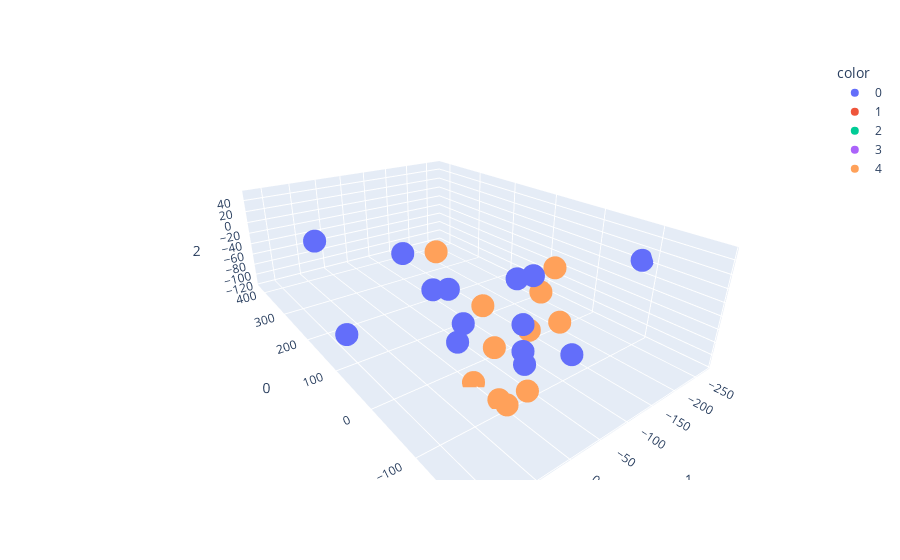

Notebook cell for this chart:
### Markdown cell above
# **SKIP TO NEXT SECTION, IGNORE THIS NLP RELATED CELL)**

# Text-based Dataset **(THIS NLP CELL NEEDS WORK - I AINT GOOD WITH NLP YET)**:
* Common pretrained model that already have good text understanding- Word2Vec

### Code cell
import os
import re
import string
from gensim.models import Word2Vec
from sklearn.cluster import KMeans
import pandas as pd
import numpy as np
from sklearn.manifold import TSNE
from umap import UMAP
import plotly.express as px


# 1. Preprocess the text data
def preprocess_text(text):
    # Lowercase, remove punctuation, and tokenize
    text = text.lower()
    text = re.sub(f"[{re.escape(string.punctuation)}]", "", text)
    words = text.split()
    # Remove stopwords (add a stopword list if needed)
    stopwords = set(["the", "and", "is", "in", "to", "of", "a", "for", "on"])
    words = [word for word in words if word not in stopwords]
    return words


def visualize_text_data_after_autoAnnotation(data_dir, word2vec_model):    
    # 2. Collect data:
    features = []
    labels = []
    for filename in os.listdir(data_dir):
        if ".ipynb_checkpoints" in filename:
            continue
        filepath = os.path.join(data_dir, filename)
        class_name = filename.split("_")[1]
        with open(filepath, "r") as file_data:
            text_data = file_data.readlines()
            text_embedding = get_document_embedding(text_data, word2vec_model)
            features.append(text_embedding)
            labels.append(class_name)

    features = np.array(features )
    labels = np.array(labels)

    # 3. Setup UMAP and visualize features:    
    projection_model = TSNE(n_components=3, random_state=0)  # UMAP(n_components=3, init='random', random_state=0)
    projections = projection_model.fit_transform(features,)
    
    fig = px.scatter_3d(
        projections, x=0, y=1, z=2,
        color=labels  # , labels={'color': 'species'}
    )
    fig.update_traces(marker_size=8)
    fig.show()

def cluster_embeddings(embeddings, eps=0.5, min_samples=5):
    dbscan = DBSCAN(eps=eps, min_samples=min_samples, metric="euclidean")
    labels = dbscan.fit_predict(embeddings)
    return labels

def get_document_embedding(document, model):
        # Average the Word2Vec vectors for all words in the document
        vectors = [model.wv[word] for word in document if word in model.wv]
        return np.mean(vectors, axis=0) if vectors else np.zeros(model.vector_size)

def main_noLabel_textDataset_Annotation(data_dir, n_clusters):
    # 1. Load dataset
    documents = []
    df_row_numbers = []

    data_df = pd.read_csv(os.path.join(data_dir, "text_based_dataset.csv"))  # "your_text_data_folder"
    for index, row in data_df.iterrows():
        documents.append(row["Text"])
        df_row_numbers.append(index)
    print(">>> Step 1 is completed.")
    
    # 2. Initialize Word2Vec model
    word2vec_model = Word2Vec(sentences=documents, vector_size=512, window=5, min_count=1, workers=4)
    print(">>> Step 2 is completed.")
    
    # 3. Generate document embeddings
    # def get_document_embedding(document, model):
    
    document_embeddings = np.array([get_document_embedding(doc, word2vec_model) for doc in documents])
    print(">>> Step 3 is completed.")
    
    # 4. Cluster documents
    n_clusters = n_clusters  # Adjust the number of clusters as needed
    kmeans = KMeans(n_clusters=n_clusters, random_state=42)
    cluster_labels = kmeans.fit_predict(document_embeddings)
    print(">>> Step 4 is completed.")
    
    # 5. Save documents by cluster
    output_dir = os.path.join(data_dir, "text_clustered_articles")
    os.makedirs(output_dir, exist_ok=True)
    
    for i, cluster_label in enumerate(cluster_labels):
        cluster_file = os.path.join(output_dir, f"class_{cluster_label}_{i}.txt")
        with open(cluster_file, "w", encoding="utf-8") as f:
            f.write(f"Original Row from dataframe: {df_row_numbers[i]}\n\n\n")  # Optional: Save file names
            f.write(documents[i])
    print(">>> Step 5 is completed.")
    print(">>> Automatic Annotation has finished.")

    visualize_text_data_after_autoAnnotation(output_dir, word2vec_model)


main_noLabel_textDataset_Annotation(data_dir="./data/text", n_clusters=5)

### Figure 1 — Plotly figure (JSON) as saved in the notebook; plotly's stock layout.template omitted (floating-point values rounded to 4 significant figures; data arrays with more than 128 entries replaced by an {"elided": "..."} marker saying what was removed)
{"data": [{"hovertemplate": "color=0<br>0=%{x}<br>1=%{y}<br>2=%{z}<extra></extra>", "legendgroup": "0", "marker": {"color": "#636efa", "size": 8, "symbol": "circle"}, "mode": "markers", "name": "0", "scene": "scene", "showlegend": true, "type": "scatter3d", "x": {"elided": "306 float values"}, "y": {"elided": "306 float values"}, "z": {"elided": "306 float values"}}, {"hovertemplate": "color=1<br>0=%{x}<br>1=%{y}<br>2=%{z}<extra></extra>", "legendgroup": "1", "marker": {"color": "#EF553B", "size": 8, "symbol": "circle"}, "mode": "markers", "name": "1", "scene": "scene", "showlegend": true, "type": "scatter3d", "x": {"elided": "1346 float values"}, "y": {"elided": "1346 float values"}, "z": {"elided": "1346 float values"}}, {"hovertemplate": "color=2<br>0=%{x}<br>1=%{y}<br>2=%{z}<extra></extra>", "legendgroup": "2", "marker": {"color": "#00cc96", "size": 8, "symbol": "circle"}, "mode": "markers", "name": "2", "scene": "scene", "showlegend": true, "type": "scatter3d", "x": {"elided": "1822 float values"}, "y": {"elided": "1822 float values"}, "z": {"elided": "1822 float values"}}, {"hovertemplate": "color=3<br>0=%{x}<br>1=%{y}<br>2=%{z}<extra></extra>", "legendgroup": "3", "marker": {"color": "#ab63fa", "size": 8, "symbol": "circle"}, "mode": "markers", "name": "3", "scene": "scene", "showlegend": true, "type": "scatter3d", "x": {"elided": "322 float values"}, "y": {"elided": "322 float values"}, "z": {"elided": "322 float values"}}, {"hovertemplate": "color=4<br>0=%{x}<br>1=%{y}<br>2=%{z}<extra></extra>", "legendgroup": "4", "marker": {"color": "#FFA15A", "size": 8, "symbol": "circle"}, "mode": "markers", "name": "4", "scene": "scene", "showlegend": true, "type": "scatter3d", "x": {"elided": "1120 float values"}, "y": {"elided": "1120 float values"}, "z": {"elided": "1120 float values"}}], "layout": {"autosize": true, "legend": {"title": {"text": "color"}, "tracegroupgap": 0}, "margin": {"t": 60}, "scene": {"aspectmode": "auto", "aspectratio": {"x": 1.765, "y": 1.145, "z": 0.4948}, "camera": {"center": {"x": 0, "y": 0, "z": 0}, "eye": {"x": -1.592, "y": 1.178, "z": 0.874}, "projection": {"type": "perspective"}, "up": {"x": 0, "y": 0, "z": 1}}, "domain": {"x": [0, 1], "y": [0, 1]}, "xaxis": {"title": {"text": "0"}, "type": "linear"}, "yaxis": {"title": {"text": "1"}, "type": "linear"}, "zaxis": {"title": {"text": "2"}, "type": "linear"}}}}
